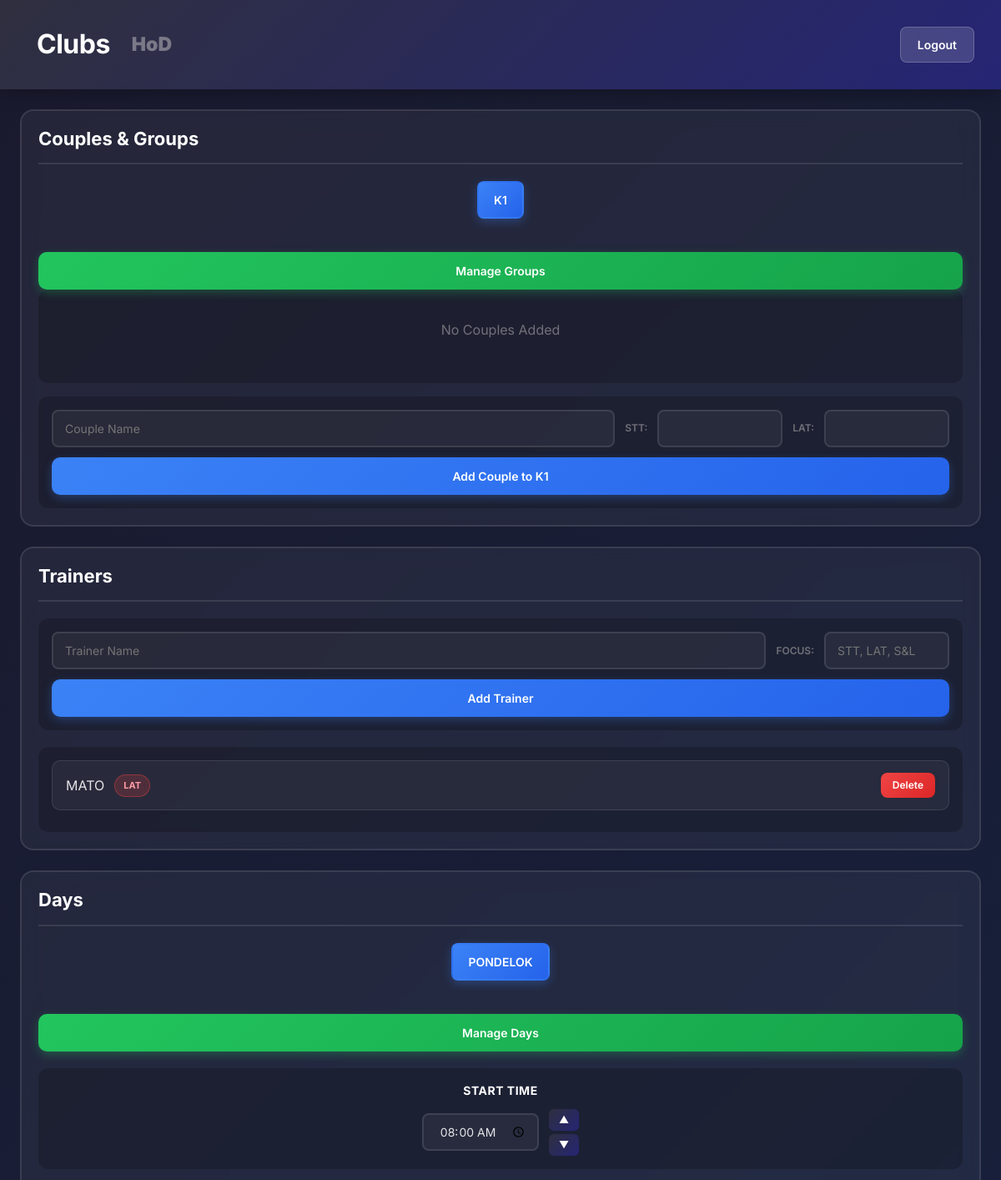
Page /club/16/ (signed in, upper part) on the earlier database version.
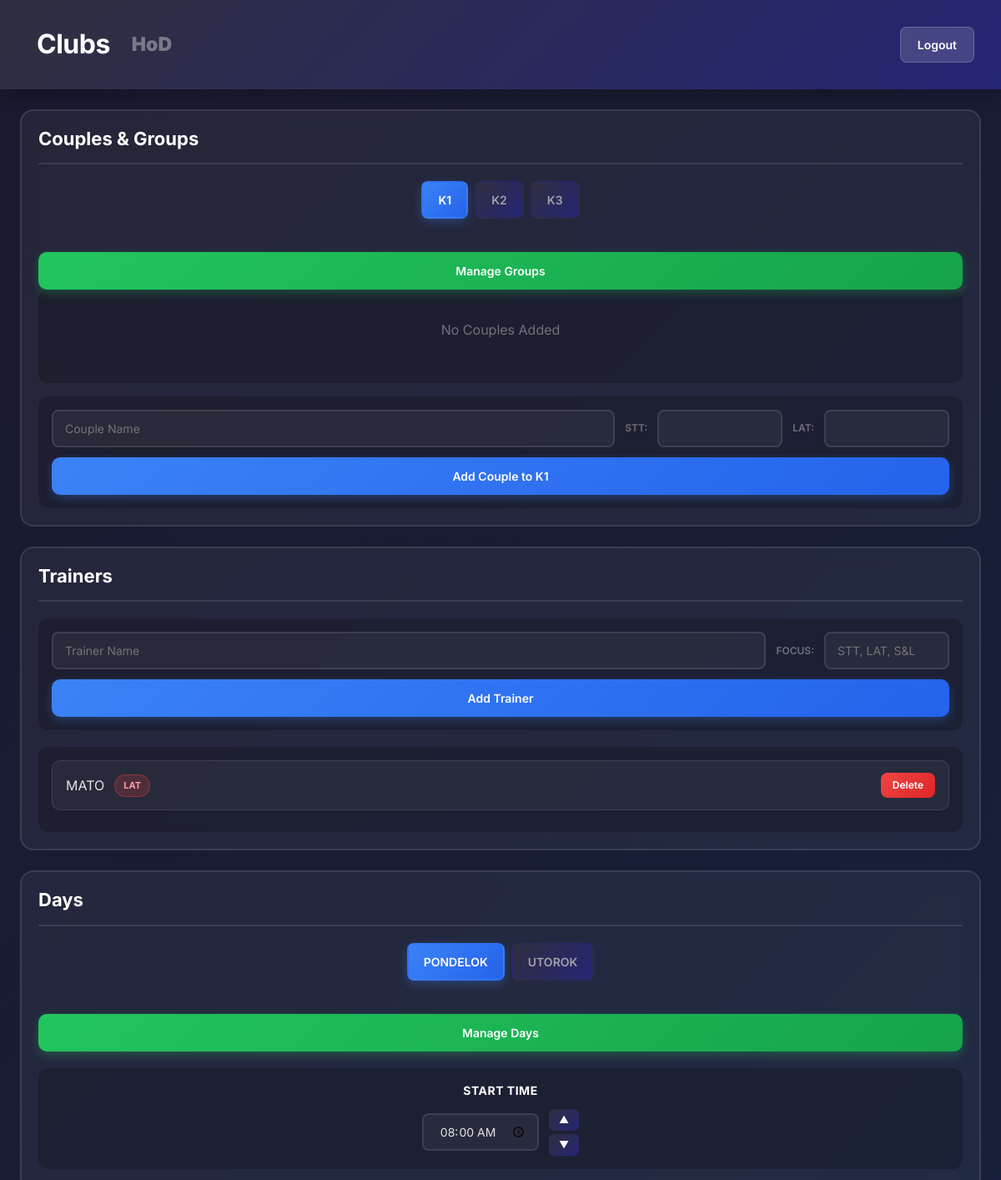
Same page on the later database version.
### main/models.py (models this page shows, shortened)
class Group(models.Model):
    club = models.ForeignKey(Club, on_delete=models.CASCADE, related_name='groups')
    user = models.ForeignKey(User, on_delete=models.CASCADE, related_name='owned_groups')
    name = models.CharField(max_length=200)
    index = models.IntegerField(default=0)  # For sorting groups
    couples = []

class Trainer(models.Model):
    club = models.ForeignKey(Club, on_delete=models.CASCADE, related_name='trainer')
    user = models.ForeignKey(User, on_delete=models.CASCADE, related_name='trainer')
    name = models.CharField(max_length = 200)
    group_lesson = models.ManyToManyField('GroupLesson', related_name='trainer', blank=True)
    start_time = models.TimeField()
    end_time = models.TimeField()
    focus = models.CharField(max_length=10, default="S&L")

class Day(models.Model):
    club = models.ForeignKey(Club, on_delete=models.CASCADE, related_name="day")
    user = models.ForeignKey(User, on_delete=models.CASCADE, related_name='day')
    name = models.CharField(max_length=200)
    couples = models.ManyToManyField('Couple', related_name='days', blank=True)
    start_time = models.TimeField(default=time(8,0))
    end_time = models.TimeField(default=time(21,0))
    trainers = models.ManyToManyField('Trainer', related_name='day', blank=True)

### main/views.py (the view)
# urls.py: path('', views.couples_groups, name='home'),
@login_required
def couples_groups(request, club_id):
    trainers = request.user.trainer.all() # get all trainers from database
    groups = request.user.owned_groups.all()
    days = request.user.day.all()
    club = get_object_or_404(Club, id=club_id, club_owner=request.user)
    return render(request, 'calendar_view.html', {'groups':groups, 'trainers':trainers, 'days':days, 'club':club})

### main/templates/calendar_view.html (shortened to what the changed rows need)
<!DOCTYPE html>
{% load availability_tags %}
<html lang="en">
<head>
    <link href="https://cdn.jsdelivr.net/npm/bootstrap@5.3.0/dist/css/bootstrap.min.css" rel="stylesheet">
</head>
<body>
    <div class="main-container">
        <div class="left-section">
            <div class="panel">
                <h2>Couples & Groups</h2>
                <nav aria-label="Group Navigation">
                    <ul class="nav">
                        {% for group in groups %}
                        <li class="nav-item">
                            <a class="nav-link {% if forloop.first %}active{% endif %}"
                               data-group-id="{{ group.id }}"
                               id="tab-{{ group.id }}">{{ group.name }}</a>
                        </li>
                        {% empty %}
                        <li class="nav-item">
                            <span class="nav-link">No Groups</span>
                        </li>
                        {% endfor %}
                    </ul>
                </nav>
                {% for group in groups %}
                <div class="group-content {% if forloop.first %}active{% endif %}" id="group-{{ group.id }}">
                    <div class="couples-list">
                        {% for couple in group.couples.all %}
                        <div class="couple-item">
                            <div>
                                <span class="editable-couple" contenteditable="true"
                                      data-couple-id="{{ couple.id }}"
                                      data-original="{{ couple.name }}"
                                      title="Click to edit; Enter to save">{{ couple.name }}</span>
                                <span class="small-label">STT:</span>
                                <span contenteditable="true"
                                      data-couple-id="{{ couple.id }}"
                                      data-original="{{ couple.dance_class_stt }}"
                                      class="editable-couple-dance-class-stt"
                                      title="Click to edit; Enter to save">{{ couple.dance_class_stt }}</span>
                                <span class="small-label">LAT:</span>
                                <span contenteditable="true"
                                      data-couple-id="{{ couple.id }}"
                                      data-original="{{ couple.dance_class_lat }}"
                                      class="editable-couple-dance-class-lat"
                                      title="Click to edit; Enter to save">{{ couple.dance_class_lat }}</span>
                            </div>
                            <form method="POST" action="{% url 'delete_couple' couple_id=couple.id club_id=club.id %}" style="margin: 0;">
                                {% csrf_token %}
                                <button type="submit" class="btn-delete">Delete</button>
                            </form>
                        </div>
                        {% empty %}
                        <p style="color: #71717a; text-align: center; padding: 20px;">No Couples Added</p>
                        {% endfor %}
                    </div>
                    <form method="POST" action="{% url 'add_couple' club.id %}" class="add-couple-form">
                        <div class="assign-row">
                            <div class="assign-fields">
                                <input type="text" name="couple_name" placeholder="Couple Name" required>
                                <span class="small-label">STT:</span>
                                <input type="text" name="dance_class_stt" style="max-width: 100px;" required>
                                <span class="small-label">LAT:</span>
                                <input type="text" name="dance_class_lat" style="max-width: 100px;" required>
                            </div>
                            <button type="submit">Add Couple to {{ group.name }}</button>
                        </div>
                    </form>
                </div>
                {% endfor %}
            </div>
            <div class="panel">
                <h2>Trainers</h2>
                <div class="couples-list" style="margin-top: 20px;">
                    {% for trainer in trainers %}
                    <div class="couple-item">
                        <div>
                            <span class="editable-trainer" contenteditable="true"
                                  data-trainer-id="{{ trainer.id }}"
                                  data-original="{{ trainer.name }}"
                                  data-club-id="{{club.id}}"
                                  title="Click to edit; Enter to save">{{ trainer.name }}</span>
                            {% if trainer.focus %}
                                {% if trainer.focus|upper == "STT" %}
                                    <span class="focus-badge focus-stt editable-trainer-focus"
                                          contenteditable="true"
                                          data-trainer-id="{{ trainer.id }}"
                                          data-club-id="{{club.id}}"
                                          data-original="{{ trainer.focus }}"
                                          title="Click to edit; Enter to save">{{ trainer.focus }}</span>
                                {% elif trainer.focus|upper == "LAT" %}
                                    <span class="focus-badge focus-lat editable-trainer-focus"
                                          contenteditable="true"
                                          data-trainer-id="{{ trainer.id }}"
                                          data-club-id="{{club.id}}"
                                          data-original="{{ trainer.focus }}"
                                          title="Click to edit; Enter to save">{{ trainer.focus }}</span>
                                {% endif %}
                            {% endif %}
                        </div>
                        <form method="POST" action="{% url 'delete_trainer' trainer_id=trainer.id club_id=club.id%}" style="margin: 0;">
                            <button type="submit" class="btn-delete">Delete</button>
                        </form>
                    </div>
                    {% empty %}
                    <p style="color: #71717a; text-align: center; padding: 20px;">No Trainers Added</p>
                    {% endfor %}
                </div>
            </div>
        </div>
        <div class="right-section">
            <div class="panel">
                <h2>Days</h2>
                <nav aria-label="Day Navigation">
                    <ul class="nav">
                        {% for day in days %}
                        <li class="nav-item">
                            <a class="nav-link {% if forloop.first %}active{% endif %}"
                               data-day-id="{{ day.id }}"
                               id="tab-day-{{ day.id }}">{{ day.name }}</a>
                        </li>
                        {% empty %}
                        <li class="nav-item">
                            <span class="nav-link">No Days</span>
                        </li>
                        {% endfor %}
                    </ul>
                </nav>
                {% for day in days %}
                <div class="day-content {% if forloop.first %}active{% endif %}" id="day-{{ day.id }}">
                    <div class="time-window">
                        <div class="time-block">
                            <p class="time-title">Start Time</p>
                            <div class="time-input-wrap">
                                <input type="time"
                                       id="start-{{ day.id }}"
                                       name="start_time"
                                       data-day-id="{{ day.id }}"
                                       data-club-id="{{ club.id }}"
                                       value="{{ day.start_time|time:'H:i' }}"
                                       step="900">
                                <div class="time-buttons">
                                    <button type="button" data-club-id="{{club.id}}" class="btn btn-sm btn-primary time-step" data-target="start-{{ day.id }}" data-delta="15">▲</button>
                                    <button type="button" data-club-id="{{club.id}}" class="btn btn-sm btn-primary time-step" data-target="start-{{ day.id }}" data-delta="-15">▼</button>
                                </div>
                            </div>
                        </div>
                    </div>
                </div>
                {% endfor %}
            </div>
        </div>
    </div>
</body>
</html>

Differences in the rows shown:
added Group: name "K2", shown under "Couples & Groups"
added Group: name "K3", shown under "Couples & Groups"
added Day: name "UTOROK", shown under "Days"
